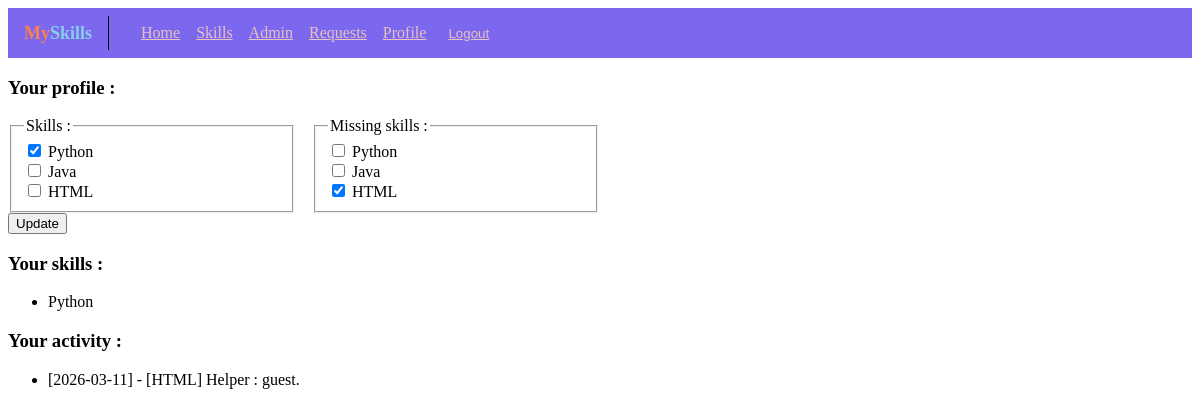
/skills/profile/1/ (signed in), run on an earlier commit of the app's database.
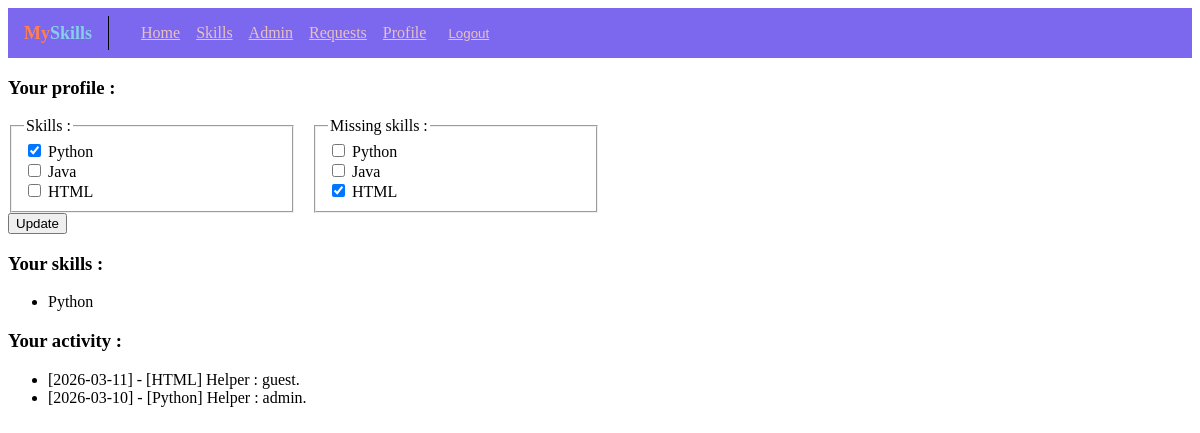
And on a later commit of the database.
### skills/models.py (models this page shows, shortened)
class Skill(models.Model):
    skill_name = models.CharField(max_length=100)
    def __str__(self):
        return self.skill_name

class Activity(models.Model):
    activity_date = models.DateField()
    request = models.ForeignKey(Request, related_name="request", on_delete=models.CASCADE)
    helper = models.ForeignKey(Profile, related_name="helper", on_delete=models.CASCADE)
    class Meta:
        verbose_name = "activity"
        verbose_name_plural = "activities"
    def __str__(self):
        return (f"[{self.activity_date}] - [{self.request.needed_skill}]" +
                f"\n\tHelper : {self.helper.user.username}.")

class Request(models.Model):
    author = models.ForeignKey(Profile, on_delete=models.CASCADE)
    schedule = DaysField()
    needed_skill = models.ForeignKey(Skill, on_delete=models.CASCADE)
    is_hidden = models.BooleanField()

class Profile(models.Model):
    user = models.OneToOneField(User, on_delete=models.CASCADE)
    skills = models.ManyToManyField(Skill, related_name="skills")
    missing_skills = models.ManyToManyField(Skill, related_name="missing_skills")

### skills/views.py (the view)
# urls.py: path("profile/<int:pk>/", views.profile, name="profile"),
@login_required
def profile(request, pk):
    pf = get_object_or_404(Profile, pk=pk)
    if pf.user != request.user:
        return HttpResponseRedirect(reverse("skills:home"))
    if request.method == "POST":
        form = ProfileForm(request.POST, instance=pf)
        if form.is_valid():
            pf_form = form.save(commit=False)
            new_skill = form.cleaned_data["skills"]
            pf.skills.set(new_skill)
            pf_form.save()
            return HttpResponseRedirect(reverse("skills:profile", args=(pk,)))
    else:
        form = ProfileForm(instance=pf)
    return render(request, "skills/profile.html", {
        "skills": Profile.objects.get(pk=pk).skills.all(),
        "activities": Activity.objects.filter(Q(request__author__pk=pk) | Q(helper__pk=pk)),
        "form": form,
    })

### skills/forms.py
class ProfileForm(forms.ModelForm):
    class Meta:
        model = Profile
        fields = ["skills", "missing_skills"]
        widgets = {
            "skills": forms.CheckboxSelectMultiple(),
            "missing_skills": forms.CheckboxSelectMultiple()
        }

### skills/templates/skills/profile.html (shortened to what this page needs)
{% extends "base.html" %}
{% load static %}
{% block style %}<link rel="stylesheet" href="{% static 'skills/profile.css' %}">{% endblock %}
{% block content %}
    <h3>Your profile :</h3>
    <form method="post">
        <div class="form-content">
        {{form}}
        </div>
        <button type="submit">Update</button>
    </form>
    {% if skills %}
        <h3>Your skills :</h3>
        <ul>
            {% for skill in skills %}
                <li><a>
                    {{skill.skill_name}}
                </a></li>
            {% endfor %}
        </ul>
    {% else %}
        <h3>No skills available.</h3>
    {% endif %}
    {% if activities %}
        <h3>Your activity :</h3>
        <ul>
            {% for a in activities %}
                <li><a>
                    {{a}}
                </a></li>
            {% endfor %}
        </ul>
    {% else %}
        <h3>No activity available.</h3>
    {% endif %}
{% endblock %}

What changed in the data, as far as the page shows it:
added Activity: activity_date+request+helper "[2026-03-10] - [Python] Helper : admin."
